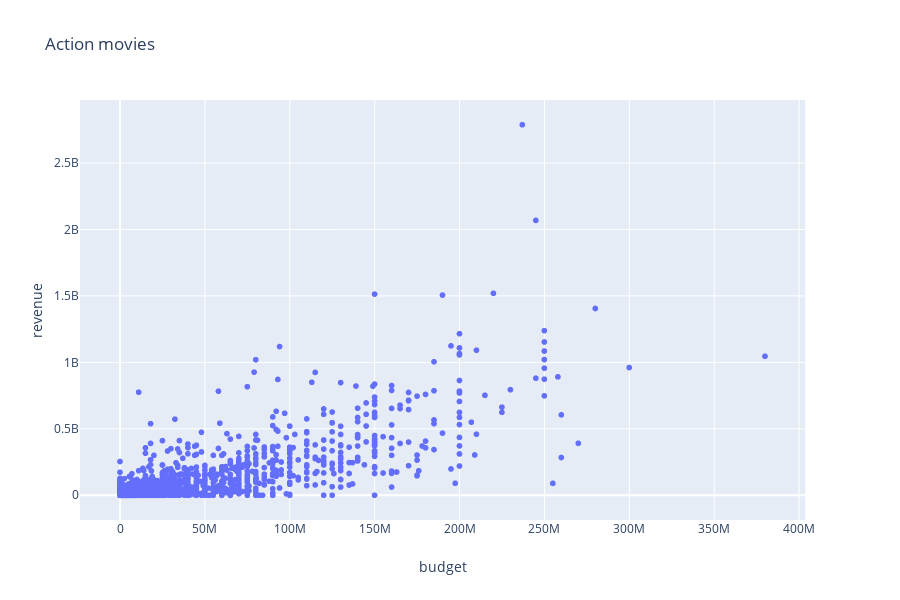

This figure's notebook cell:
### Code cell
# Plot movie by genres (Action)
comedy_id = movies_genres[movies_genres['genres'] == 'Action']['movieId']
comedy_movies = movies_metadata.loc[movies_metadata['id'].isin(comedy_id)]
px.scatter(comedy_movies, x="budget", y="revenue", hover_name="original_title", title="Action movies")

### Figure 1 — Plotly figure (JSON) as saved in the notebook; plotly's stock layout.template omitted (floating-point values rounded to 4 significant figures; data arrays with more than 128 entries replaced by an {"elided": "..."} marker saying what was removed)
{"data": [{"hoverlabel": {"namelength": 0}, "hovertemplate": "<b>%{hovertext}</b><br><br>budget=%{x}<br>revenue=%{y}", "hovertext": {"elided": "6596 str values"}, "legendgroup": "", "marker": {"color": "#636efa", "symbol": "circle"}, "mode": "markers", "name": "", "showlegend": false, "type": "scattergl", "x": {"elided": "6596 str values"}, "xaxis": "x", "y": {"elided": "6596 int values"}, "yaxis": "y"}], "layout": {"height": 600, "legend": {"tracegroupgap": 0}, "title": {"text": "Action movies"}, "xaxis": {"anchor": "y", "domain": [0, 0.98], "title": {"text": "budget"}}, "yaxis": {"anchor": "x", "domain": [0, 1], "title": {"text": "revenue"}}}}
